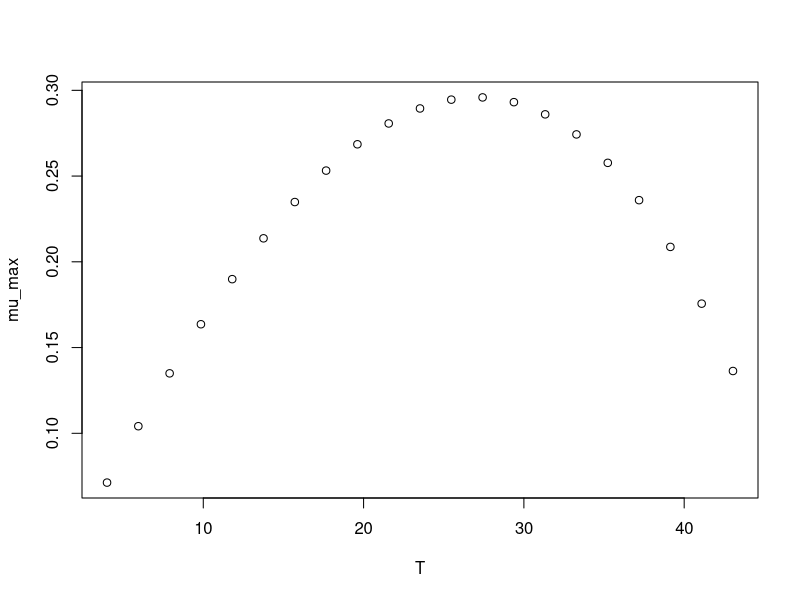

Generate this figure with R:
#############################
# start of Parameter script
#############################
T <- seq(3.996003996004,43.043,length.out=21)
#############################
# end of Parameter script
#############################
############################# 
# start of Model script Gropin ID 500 
#############################
 
# constant coefficients for this model
 
variables <- data.frame(T)
argumentsPar <- expand.grid(variables)
 
# heart of the model
response_surface <- function(T) {
   mumax <-(2.91*10^-2)*(T-(10^-1))*(1-exp((2.24*10^-2)*(T-48.2)))

return(mumax=mumax)
} 

# output parameters
mumax <- cbind(argumentsPar,response_surface(argumentsPar['T']))
colnames(mumax) <- c(colnames(argumentsPar),'mumax')
#############################
# End of Model script
#############################
############################# 
# start of Visualisation script Gropin ID 500 
#############################
plot(T,mumax$mumax,
                          xlab='T',
                          ylab='mu_max')
#############################
# End of Visualisation script
#############################
